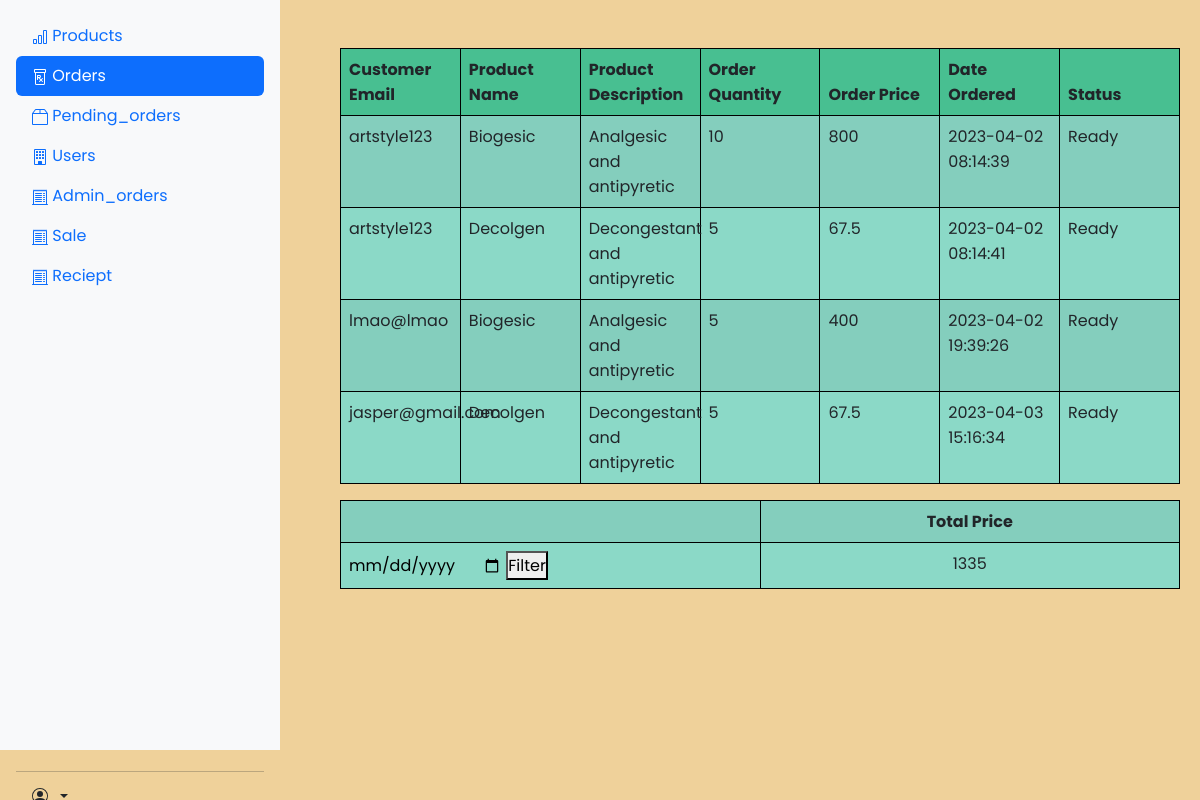
Page /sales.php on the earlier database version.
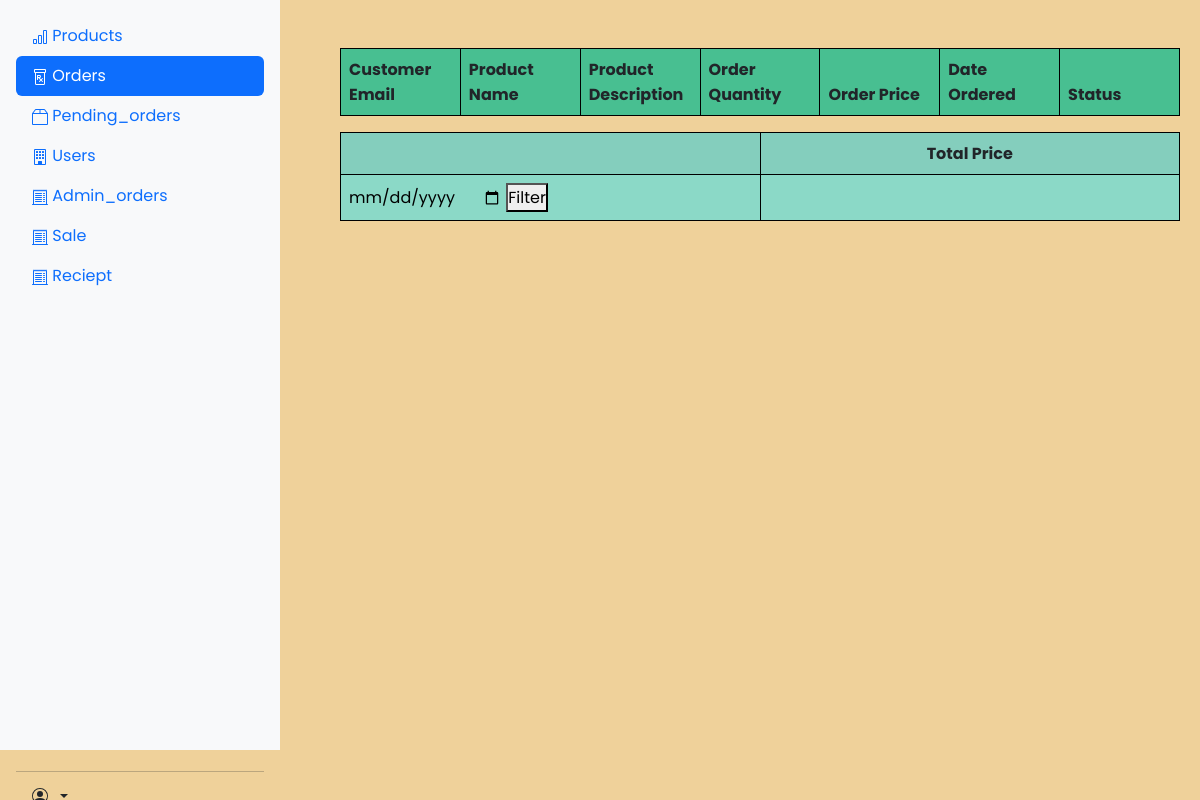
Same page on the later database version.
### tables this page shows
CREATE TABLE `orders` (
  `orders_id` int(11) NOT NULL,
  `product_id` int(11) NOT NULL,
  `users_id` int(11) NOT NULL,
  `order_quantity` int(11) NOT NULL,
  `total_price` float NOT NULL,
  `date_ordered` datetime NOT NULL,
  `status` enum('Partial','Pending','Ready') NOT NULL DEFAULT 'Partial'
);

CREATE TABLE `users` (
  `id` int(10) NOT NULL,
  `email` varchar(50) NOT NULL,
  `username` varchar(50) NOT NULL,
  `password` varchar(250) NOT NULL,
  `registration` timestamp NOT NULL DEFAULT current_timestamp(),
  `usertype` enum('Customer','Admin') DEFAULT 'Customer'
);

CREATE TABLE `products` (
  `product_id` int(11) NOT NULL,
  `name` varchar(250) NOT NULL,
  `description` varchar(250) NOT NULL,
  `quantity` int(11) NOT NULL,
  `availability` enum('Available','Unavailable') NOT NULL DEFAULT 'Unavailable',
  `product_price` float NOT NULL
);

### sales.php (the view, shortened to what this page needs)
<?php
include("sidenav.php");
$host = "localhost";
$user = "root";
$pass = "";
$db = "pharmacy_inventory_db";
$conn = mysqli_connect($host, $user, $pass, $db);
$ready = "Ready";
$sql = "SELECT `orders_id`, `product_id`, `users_id`, `order_quantity`, `total_price`, `date_ordered`, `status`, users.email
        FROM `orders`
        JOIN `users`
        ON orders.users_id = users.id
        WHERE `status` = '$ready'";
$total_query = "SELECT SUM(`total_price`) FROM `orders` WHERE `status` = '$ready'";
$result = $conn->query($sql);
$result2 = $conn->query($total_query);
?>
<head>
    <link rel="stylesheet" href="css\style(code).css" />
    <link href="css/bootstrap.min.css" rel="stylesheet">
    <link rel="stylesheet" href="https://cdnjs.cloudflare.com/ajax/libs/font-awesome/5.15.4/css/all.min.css" />
</head>
<body>
    <br><br>
    <table class="table table-striped" style="width: 70%; margin-left: 340px;">
        <thead>
            <tr>
                <th scope="col" style="width: 10%">Customer Email</th>
                <th scope="col" style="width: 10%">Product Name</th>
                <th scope="col" style="width: 10%">Product Description</th>
                <th scope="col" style="width: 10%">Order Quantity</th>
                <th scope="col" style="width: 10%">Order Price</th>
                <th scope="col" style="width: 10%">Date Ordered</th>
                <th scope="col" style="width: 10%">Status</th>
            </tr>
        </thead>
        <tbody>
            <?php
            if ($result->num_rows > 0) {
                while ($row = $result->fetch_assoc()) {
                    $temp = $row["product_id"];
                    $pname_query = "SELECT `name`, `description` FROM `products` WHERE `product_id` = $temp";
                    $pname_result = $conn->query($pname_query);
                    $pname_row = $pname_result->fetch_assoc();
                    $pname = $pname_row['name'];
                    $pdesc = $pname_row['description'];
                    echo "<tr>
        <form action='" . $_SERVER['PHP_SELF'] . "' method='POST'>
        <td>" . $row["email"] . "</td>
        <td>" . $pname . "</td>
        <td>" . $pdesc . "</td>
        <td>" . $row["order_quantity"] . "</td>
        <td>" . $row["total_price"] . "</td>
        <td>" . $row["date_ordered"] . "</td>
        <td>" . $row["status"] . "</td>
        </form>
        </tr>";
                }
            }
            ?>
        </tbody>
    </table>
    <thead>
        <table class="table table-striped" style="width: 70%; margin-left: 340px;">
            <tr>
                <th></th>
                <th scope="col" style="text-align: center">Total Price</th>
            </tr>
    </thead>
    <td>
        <form method="POST" action="<?php echo $_SERVER['PHP_SELF']; ?>">
            <input type="date" id="filter-date" name="filter-date">
            <button type="submit" name="filter-submit">Filter</button>
        </form>
    </td>
    <td>
        <?php
        $SUM = $result2->fetch_assoc();
        $total = $SUM['SUM(`total_price`)'];
        echo "<center>$total</center>";
        ?>
    </td>
</body>
</html>

Differences in the rows shown:
removed orders: users.email "artstyle123", product.name "Biogesic", product.description "Analgesic and antipyretic", order_quantity "10", total_price "800", date_ordered "2023-04-02 08:14:39", status "Ready"
removed orders: users.email "artstyle123", product.name "Decolgen", product.description "Decongestant and antipyretic", order_quantity "5", total_price "67.5", date_ordered "2023-04-02 08:14:41", status "Ready"
removed orders: users.email "lmao@lmao", product.name "Biogesic", product.description "Analgesic and antipyretic", order_quantity "5", total_price "400", date_ordered "2023-04-02 19:39:26", status "Ready"
removed orders: users.email "jasper@gmail.com", product.name "Decolgen", product.description "Decongestant and antipyretic", order_quantity "5", total_price "67.5", date_ordered "2023-04-03 15:16:34", status "Ready"
Other differences:
$total: "1335" → (not shown)
